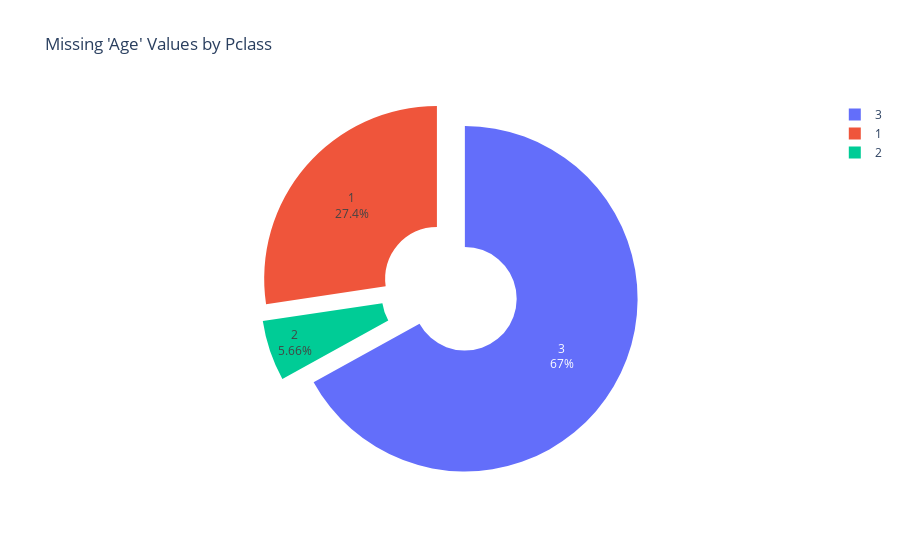

Write notebook code for a chart like this one.
### Code cell
import plotly.express as px

# Create an exploded pie chart with annotations
fig = px.pie(
    names=missing_percentage_by_class.index,
    values=missing_percentage_by_class,
    title="Missing 'Age' Values by Pclass",
    hole=0.3  # Create a donut chart
)

# Explode the slices to highlight each class
fig.update_traces(pull=[0.1, 0.1, 0.1], textinfo='percent+label')

# Show the plot
fig.show()

### Figure 1 — Plotly figure (JSON) as saved in the notebook; plotly's stock layout.template omitted (floating-point values rounded to 4 significant figures)
{"data": [{"domain": {"x": [0, 1], "y": [0, 1]}, "hole": 0.3, "hovertemplate": "label=%{label}<br>value=%{value}<extra></extra>", "labels": [1, 2, 3], "legendgroup": "", "name": "", "pull": [0.1, 0.1, 0.1], "showlegend": true, "textinfo": "percent+label", "type": "pie", "values": [27.36, 5.66, 66.98]}], "layout": {"legend": {"tracegroupgap": 0}, "title": {"text": "Missing 'Age' Values by Pclass"}}}
